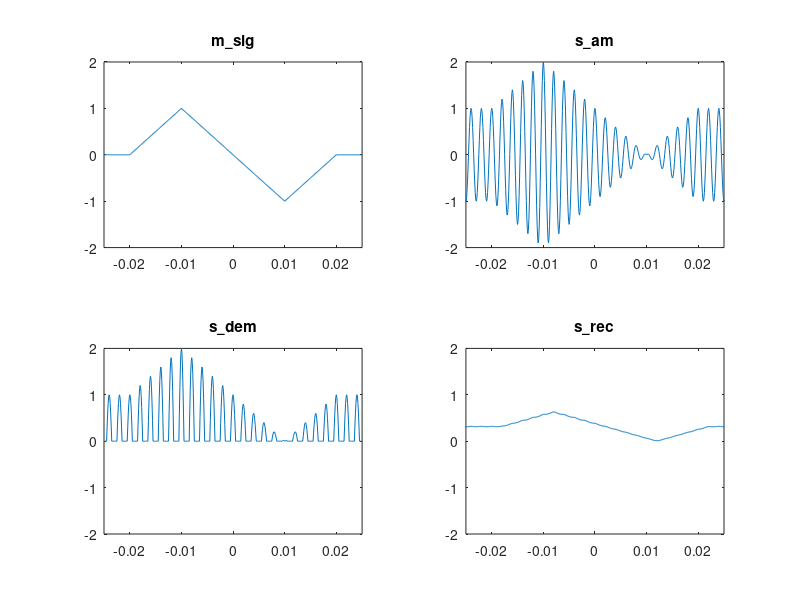
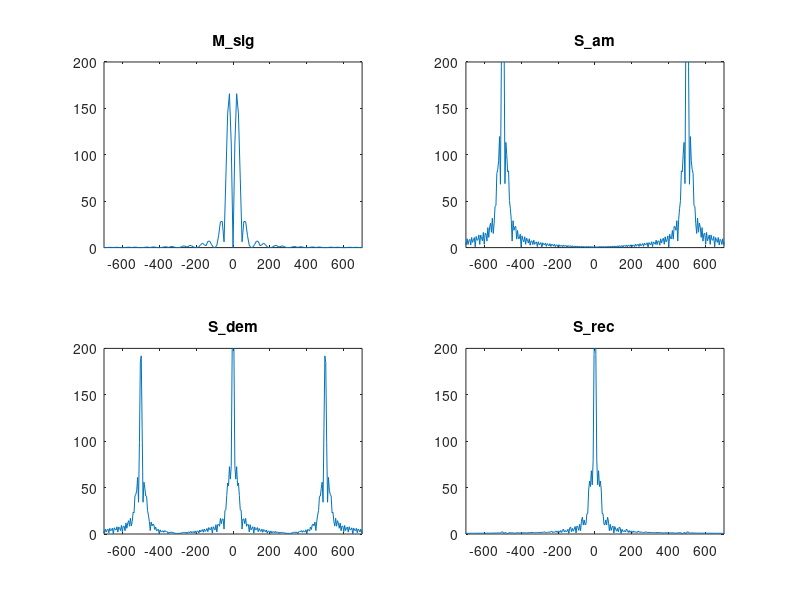

Write MATLAB code to recreate these figures, in order.
%%% Illustrate AM modulation  using triangl function
%%% Defining message signal as a triangle signal, in real life however, this
%%% could be anything like voice signal etc. that we would want to transmit
function ExampleAMdemfilt
clear all;
clf;

ts=10^(-4);
t=-0.04:ts:0.04;
Ta=0.01;
m_sig=triangl((t+0.01)/0.01)-triangl((t-0.01)/0.01);
Lm_sig=length(m_sig);
Lfft=length(t);   % defining DFT (or FFT) size
Lfft=2^ceil(log2(Lfft))  % making Lfft a power of 2 since this makes the fft algorithm work fast
M_sig=fftshift(fft(m_sig,Lfft))  % i.e. calculating the frequency domain message signal,
                                 % fft algorithm calculates points from ) to Lfft-1, hence we use fftshift on this
                                 % result to order samples from -Lfft/2 to Lfft/2 -1 
freqm=(-Lfft/2:Lfft/2-1)/(Lfft*ts) % Defining the frequency axis for the frequency domain DSB modulated signal
B_m=150;
h=fir1(40,[B_m*ts]) % defining a FIR filter of order 40 and cutoff frequency B_m*ts

%%% AM modulation
fc=500; % carrier frequency
s_am=(1+m_sig).*cos(2*pi*fc*t) % recall AM modulation works by multiplying message signal by a cos function at the carrier frequency and adding a unmodulated carrier
Lfft=length(t)
Lfft=2^ceil(log2(Lfft)+1) % increasing fft size by another factor of 2
S_am=fftshift(fft(s_am,Lfft)); % obtaining frequency domain modulated signal
freqs=(-Lfft/2:Lfft/2-1)/(Lfft*ts) % Defining the frequency axis for the frequency domain DSB modulated signal


%%% AM Demodulation begins by using a rectifier 
s_dem=s_am.*(s_am>0) % i.e taking envelope when signal is positive and zero when signal is negative
S_dem=fftshift(fft(s_dem,Lfft)); % Demodulatede signal in frequency domain

% Using an ideal low pass filter with bandwidth 150 Hz
s_rec=filter(h,1,s_dem)
S_rec=fftshift(fft(s_rec,Lfft)); % Demodulatede signal in frequency domain
 


Trange=[-0.025 0.025 -2 2] % This specifies the range of axis for the plot, the first two parameters are range limits for x-axis, and last two parameters are for y-axis
Frange=[-700 700 0 200] % axis range for frequency domain plots
figure(1)
subplot(221); plot(t,m_sig)
axis(Trange) % set x-axis and y-axis limits 
title('m\_sig')

subplot(222); plot(t,s_am)
axis(Trange)
title('s\_am')

subplot(223); plot(t, s_dem)
axis(Trange) % set x-axis and y-axis limits 
title('s\_dem')

subplot(224); plot(t,s_rec)
axis(Trange)
title('s\_rec')


figure(2)
subplot(221); plot(freqm,abs(M_sig))
axis(Frange) % set x-axis and y-axis limits 
title('M\_sig')

subplot(222); plot(freqs,abs(S_am))
axis(Frange)
title('S\_am')

subplot(223); plot(freqs, abs(S_dem))
axis(Frange) % set x-axis and y-axis limits 
title('S\_dem')

subplot(224); plot(freqs,abs(S_rec))
axis(Frange)
title('S\_rec')


%%% Defining triangl function  used in above code
% triangl(t)=1-|t| , if |t|<1
% triangl(t)=0 , if |t|>1


function y = triangl(t)
y=(1-abs(t)).*(t>=-1).*(t<1); % i.e. setting y to 1 -|t|  if  |t|<1 and to 0 if not
%end

%%% example usage
% t=-5:.1:5
% y=triangl(t)
% stem(t,y)